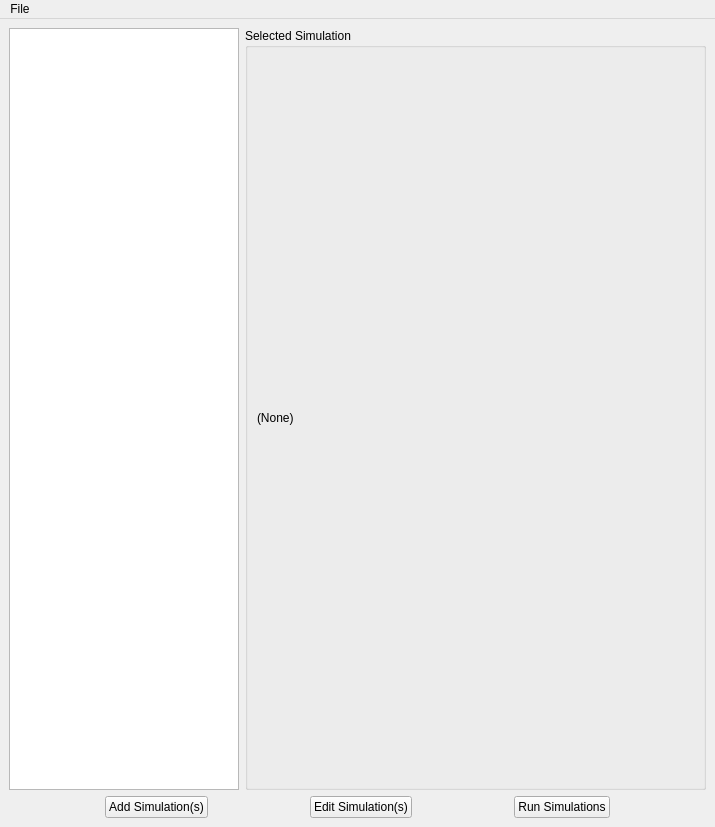
<?xml version="1.0" encoding="UTF-8"?>
<ui version="4.0">
 <class>MainWindow</class>
 <widget class="QMainWindow" name="MainWindow">
  <property name="geometry">
   <rect>
    <x>0</x>
    <y>0</y>
    <width>715</width>
    <height>827</height>
   </rect>
  </property>
  <property name="windowTitle">
   <string>MainWindow</string>
  </property>
  <widget class="QWidget" name="centralwidget">
   <layout class="QVBoxLayout" name="verticalLayout" stretch="1,0">
    <item>
     <layout class="QHBoxLayout" name="horizontalLayout_2" stretch="1,2">
      <item>
       <widget class="QTreeView" name="SimulationTreeView"/>
      </item>
      <item>
       <widget class="QGroupBox" name="groupBox">
        <property name="title">
         <string>Selected Simulation</string>
        </property>
        <layout class="QHBoxLayout" name="horizontalLayout_3">
         <item>
          <widget class="QLabel" name="SelectedSimInfo">
           <property name="text">
            <string>(None)</string>
           </property>
          </widget>
         </item>
        </layout>
       </widget>
      </item>
     </layout>
    </item>
    <item>
     <layout class="QHBoxLayout" name="horizontalLayout">
      <item>
       <spacer name="horizontalSpacer_2">
        <property name="orientation">
         <enum>Qt::Horizontal</enum>
        </property>
        <property name="sizeHint" stdset="0">
         <size>
          <width>40</width>
          <height>20</height>
         </size>
        </property>
       </spacer>
      </item>
      <item>
       <widget class="QPushButton" name="button_add_sims">
        <property name="text">
         <string>Add Simulation(s)</string>
        </property>
       </widget>
      </item>
      <item>
       <spacer name="horizontalSpacer_4">
        <property name="orientation">
         <enum>Qt::Horizontal</enum>
        </property>
        <property name="sizeHint" stdset="0">
         <size>
          <width>40</width>
          <height>20</height>
         </size>
        </property>
       </spacer>
      </item>
      <item>
       <widget class="QPushButton" name="button_edit_sims">
        <property name="text">
         <string>Edit Simulation(s)</string>
        </property>
       </widget>
      </item>
      <item>
       <spacer name="horizontalSpacer">
        <property name="orientation">
         <enum>Qt::Horizontal</enum>
        </property>
        <property name="sizeHint" stdset="0">
         <size>
          <width>40</width>
          <height>20</height>
         </size>
        </property>
       </spacer>
      </item>
      <item>
       <widget class="QPushButton" name="button_run_sims">
        <property name="text">
         <string>Run Simulations</string>
        </property>
       </widget>
      </item>
      <item>
       <spacer name="horizontalSpacer_3">
        <property name="orientation">
         <enum>Qt::Horizontal</enum>
        </property>
        <property name="sizeHint" stdset="0">
         <size>
          <width>40</width>
          <height>20</height>
         </size>
        </property>
       </spacer>
      </item>
     </layout>
    </item>
   </layout>
  </widget>
  <widget class="QMenuBar" name="menubar">
   <property name="geometry">
    <rect>
     <x>0</x>
     <y>0</y>
     <width>715</width>
     <height>22</height>
    </rect>
   </property>
   <widget class="QMenu" name="menuFile">
    <property name="title">
     <string>File</string>
    </property>
    <addaction name="actionOpen"/>
    <addaction name="actionSave"/>
    <addaction name="actionSave_As"/>
    <addaction name="separator"/>
    <addaction name="actionExit"/>
   </widget>
   <addaction name="menuFile"/>
  </widget>
  <action name="actionOpen">
   <property name="text">
    <string>Open</string>
   </property>
  </action>
  <action name="actionSave">
   <property name="text">
    <string>Save</string>
   </property>
  </action>
  <action name="actionExit">
   <property name="text">
    <string>Exit</string>
   </property>
  </action>
  <action name="actionSave_As">
   <property name="text">
    <string>Save As...</string>
   </property>
  </action>
 </widget>
 <resources/>
 <connections/>
</ui>
